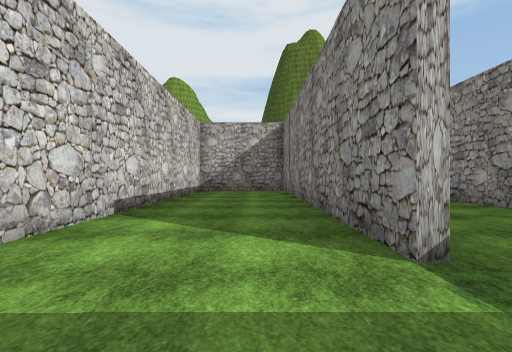
[1] (above)

16 first-person views from a walk through a Unity game level. The camera is 1.3 m above the floor, looks level and sees 90° across. The floor is counted in squares, 2 m on a side. Each view is taken from the middle of a square. On the plan, view 1 faces up. The plan holds only what a view shows up to about 9 squares ahead; the rest is blank. The place goes on beyond the plan. The player character is not drawn. Some surface patterns are stand-ins.

[2]
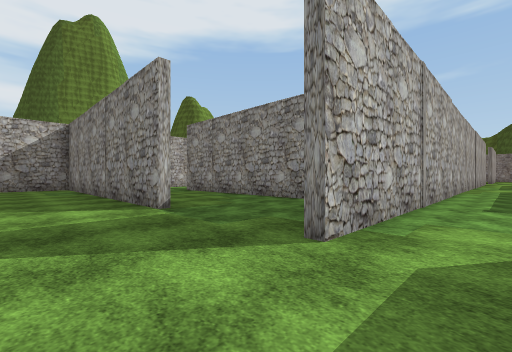

[3]
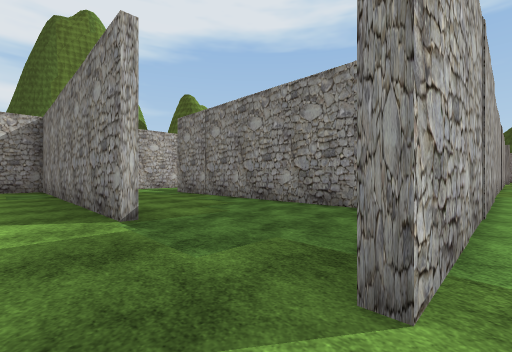

[4]
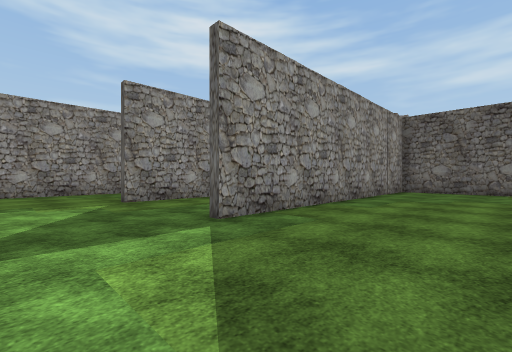

[5]
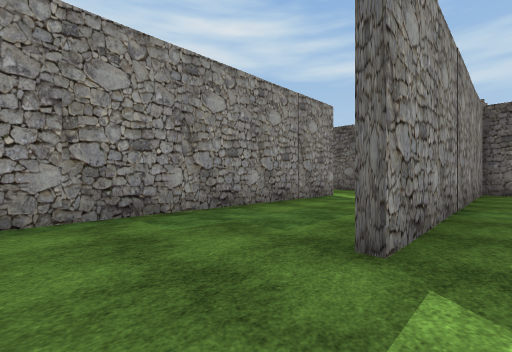

[6]
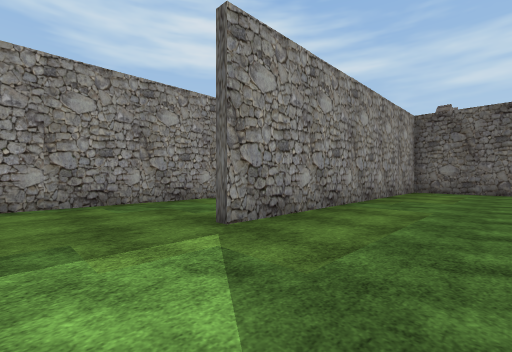

[7]
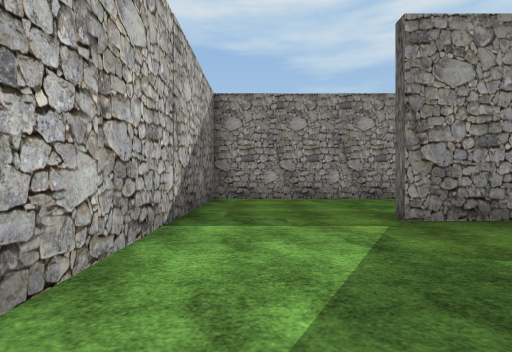

[8]
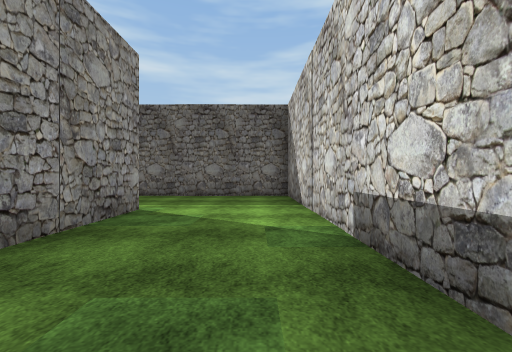

[9]
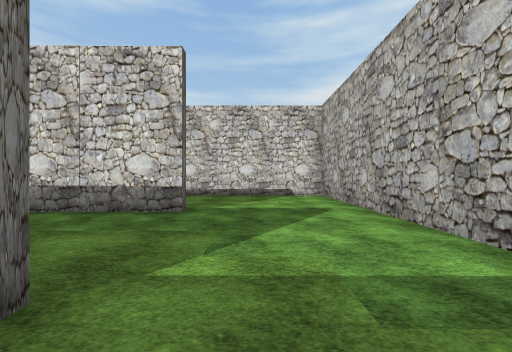

[10]
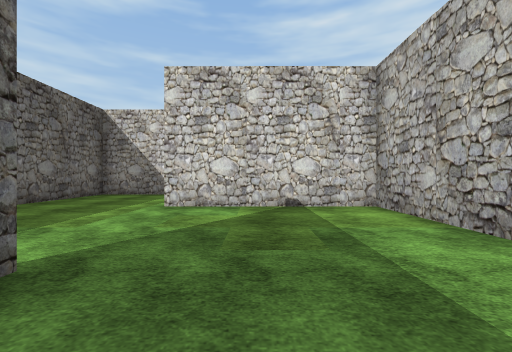

[11]
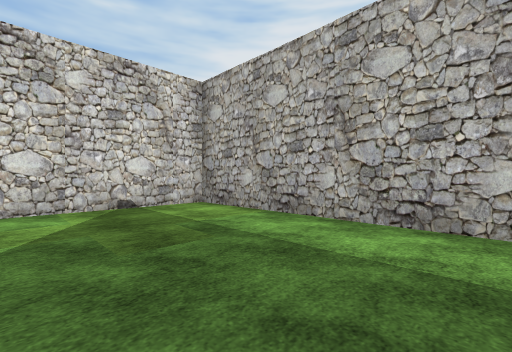

[12]
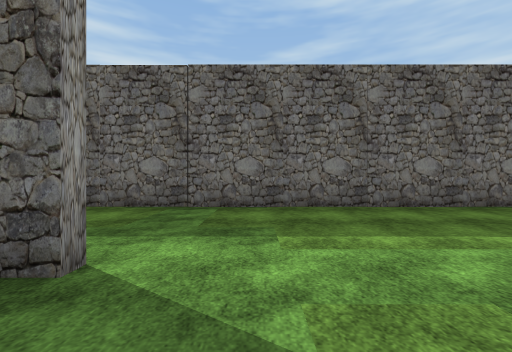

[13]
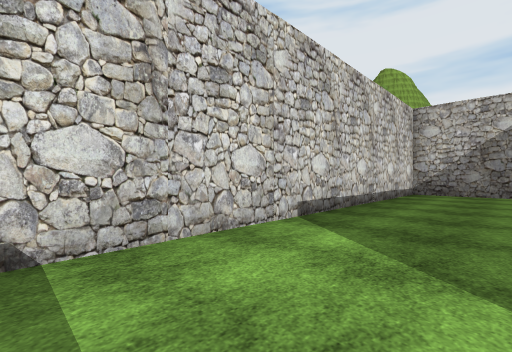

[14]
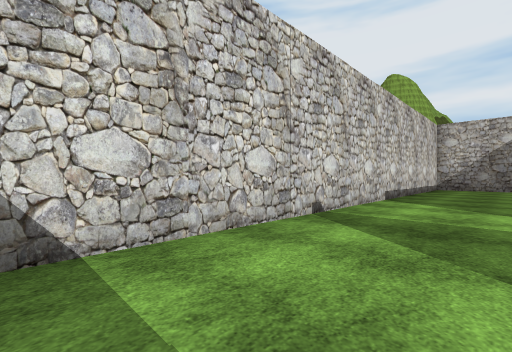

[15]
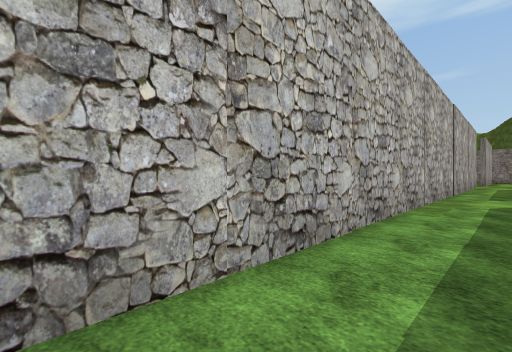

[16]
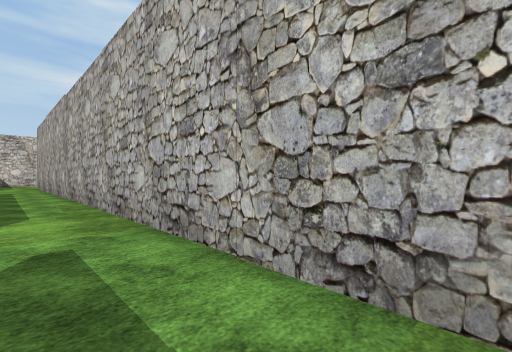

### Floor plan
Points are (right, up) in squares from view 1. A wall is a line through its corners. A room is listed if a view was taken in it or the views show most of it. See-through windows are left out.
Room 1 (views 1, 2, 3, 4, 5, 6, 7, 8, 9, 13, 14, 15, 16)
walls: (5.1, 0.1) (5.1, 7.8); (9, 6) (9, -1.4) (12.5, -1.4); (6, -1.4) (8.7, -1.4) (8.7, 7.9); (5.4, 7.8) (5.4, 4.9); (1.2, 1.9) (1.2, 9.4); (2, -1.4) (3.4, -1.4); (12.3, 2) (12.3, 11.2) (1.5, 11.2) (1.5, 6.6); (0, 11.2) (-2.4, 11.2) (-2.4, -3); (18, -1.7) (1.2, -1.7)
ways out: opening at (13, 0.5) to room 2
Room 2 (views 10, 11, 12)
walls: (16.1, 2.4) (16.8, 2.4); (18, 6.6) (12.5, 6.6) (12.5, 2); (12.5, -1.4) (18.5, -1.4)
ways out: opening at (13, 0.5) to room 1

Positions as (right, up) in squares from view 1, and headings:
1: (0, 0), facing up
2: (-1, -3), facing up-right
3: (0, -2), facing up-right
4: (2, 10), facing down-right
5: (8, 10), facing down-right
6: (6, 10), facing down-right
7: (5, 10), facing right
8: (10, 7), facing down
9: (10, 9), facing left
10: (18, 4), facing left
11: (18, 3), facing up-left
12: (15, 4), facing down
13: (0, 1), facing up-left
14: (0, -3), facing up-left
15: (6, -3), facing up-right
16: (18, -3), facing up-left
